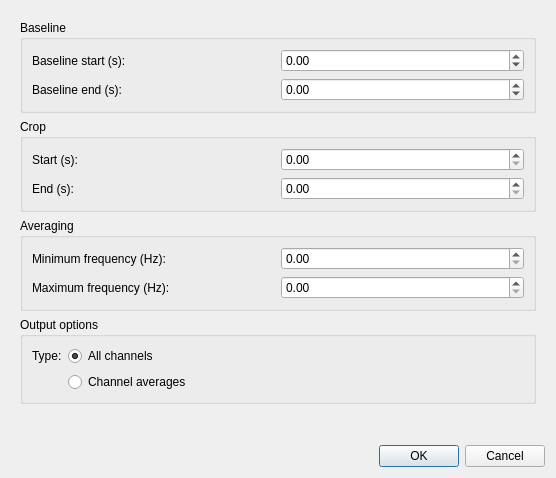
<?xml version="1.0" encoding="UTF-8"?>
<ui version="4.0">
 <class>TSEPlotDialog</class>
 <widget class="QDialog" name="TSEPlotDialog">
  <property name="geometry">
   <rect>
    <x>0</x>
    <y>0</y>
    <width>556</width>
    <height>478</height>
   </rect>
  </property>
  <property name="windowTitle">
   <string>Meggie - Plot TSE</string>
  </property>
  <layout class="QGridLayout" name="gridLayout_2">
   <item row="1" column="0">
    <layout class="QVBoxLayout" name="verticalLayout">
     <item>
      <widget class="QDialogButtonBox" name="buttonBox">
       <property name="orientation">
        <enum>Qt::Horizontal</enum>
       </property>
       <property name="standardButtons">
        <set>QDialogButtonBox::Cancel|QDialogButtonBox::Ok</set>
       </property>
      </widget>
     </item>
    </layout>
   </item>
   <item row="0" column="0">
    <widget class="QScrollArea" name="scrollArea">
     <property name="frameShape">
      <enum>QFrame::NoFrame</enum>
     </property>
     <property name="widgetResizable">
      <bool>true</bool>
     </property>
     <widget class="QWidget" name="scrollAreaWidgetContents">
      <property name="geometry">
       <rect>
        <x>0</x>
        <y>0</y>
        <width>538</width>
        <height>428</height>
       </rect>
      </property>
      <property name="minimumSize">
       <size>
        <width>0</width>
        <height>0</height>
       </size>
      </property>
      <layout class="QGridLayout" name="gridLayout_4">
       <item row="3" column="0">
        <widget class="QGroupBox" name="groupBoxCrop">
         <property name="title">
          <string>Crop</string>
         </property>
         <layout class="QGridLayout" name="gridLayout_3">
          <item row="0" column="0">
           <widget class="QLabel" name="labelCropStart">
            <property name="text">
             <string>Start (s):</string>
            </property>
           </widget>
          </item>
          <item row="0" column="1">
           <widget class="QDoubleSpinBox" name="doubleSpinBoxCropStart"/>
          </item>
          <item row="1" column="0">
           <widget class="QLabel" name="labelCropEnd">
            <property name="text">
             <string>End (s):</string>
            </property>
           </widget>
          </item>
          <item row="1" column="1">
           <widget class="QDoubleSpinBox" name="doubleSpinBoxCropEnd"/>
          </item>
         </layout>
        </widget>
       </item>
       <item row="2" column="0">
        <widget class="QGroupBox" name="groupBoxBaseline">
         <property name="title">
          <string>Baseline</string>
         </property>
         <layout class="QGridLayout" name="gridLayout_9">
          <item row="0" column="0">
           <widget class="QLabel" name="labelBaselineStart">
            <property name="text">
             <string>Baseline start (s):</string>
            </property>
           </widget>
          </item>
          <item row="1" column="0">
           <widget class="QLabel" name="labelBaselineEnd">
            <property name="text">
             <string>Baseline end (s):</string>
            </property>
           </widget>
          </item>
          <item row="1" column="1">
           <widget class="QDoubleSpinBox" name="doubleSpinBoxBaselineEnd">
            <property name="minimum">
             <double>-99.000000000000000</double>
            </property>
            <property name="singleStep">
             <double>0.100000000000000</double>
            </property>
           </widget>
          </item>
          <item row="0" column="1">
           <widget class="QDoubleSpinBox" name="doubleSpinBoxBaselineStart">
            <property name="minimum">
             <double>-99.989999999999995</double>
            </property>
            <property name="singleStep">
             <double>0.100000000000000</double>
            </property>
           </widget>
          </item>
         </layout>
        </widget>
       </item>
       <item row="4" column="0">
        <widget class="QGroupBox" name="groupBoxAveraging">
         <property name="title">
          <string>Averaging</string>
         </property>
         <layout class="QGridLayout" name="gridLayout">
          <item row="0" column="0">
           <widget class="QLabel" name="labelAveMinFreq">
            <property name="text">
             <string>Minimum frequency (Hz):</string>
            </property>
           </widget>
          </item>
          <item row="0" column="1">
           <widget class="QDoubleSpinBox" name="doubleSpinBoxAveMinFreq">
            <property name="maximum">
             <double>999.990000000000009</double>
            </property>
           </widget>
          </item>
          <item row="1" column="0">
           <widget class="QLabel" name="labelAveMaxFreq">
            <property name="text">
             <string>Maximum frequency (Hz):</string>
            </property>
           </widget>
          </item>
          <item row="1" column="1">
           <widget class="QDoubleSpinBox" name="doubleSpinBoxAveMaxFreq">
            <property name="maximum">
             <double>999.990000000000009</double>
            </property>
           </widget>
          </item>
         </layout>
        </widget>
       </item>
       <item row="5" column="0">
        <widget class="QGroupBox" name="groupBoxOutputOptions">
         <property name="title">
          <string>Output options</string>
         </property>
         <layout class="QFormLayout" name="formLayout">
          <item row="0" column="0">
           <widget class="QLabel" name="labelChannels">
            <property name="text">
             <string>Type:</string>
            </property>
           </widget>
          </item>
          <item row="0" column="1">
           <widget class="QRadioButton" name="radioButtonAllChannels">
            <property name="text">
             <string>All channels</string>
            </property>
            <property name="checked">
             <bool>true</bool>
            </property>
           </widget>
          </item>
          <item row="1" column="1">
           <widget class="QRadioButton" name="radioButtonChannelAverages">
            <property name="text">
             <string>Channel averages</string>
            </property>
           </widget>
          </item>
         </layout>
        </widget>
       </item>
       <item row="6" column="0">
        <spacer name="verticalSpacer">
         <property name="orientation">
          <enum>Qt::Vertical</enum>
         </property>
         <property name="sizeHint" stdset="0">
          <size>
           <width>20</width>
           <height>40</height>
          </size>
         </property>
        </spacer>
       </item>
      </layout>
     </widget>
    </widget>
   </item>
  </layout>
 </widget>
 <tabstops>
  <tabstop>scrollArea</tabstop>
  <tabstop>buttonBox</tabstop>
 </tabstops>
 <resources/>
 <connections>
  <connection>
   <sender>buttonBox</sender>
   <signal>accepted()</signal>
   <receiver>TSEPlotDialog</receiver>
   <slot>accept()</slot>
   <hints>
    <hint type="sourcelabel">
     <x>288</x>
     <y>647</y>
    </hint>
    <hint type="destinationlabel">
     <x>157</x>
     <y>274</y>
    </hint>
   </hints>
  </connection>
  <connection>
   <sender>buttonBox</sender>
   <signal>rejected()</signal>
   <receiver>TSEPlotDialog</receiver>
   <slot>reject()</slot>
   <hints>
    <hint type="sourcelabel">
     <x>312</x>
     <y>647</y>
    </hint>
    <hint type="destinationlabel">
     <x>286</x>
     <y>274</y>
    </hint>
   </hints>
  </connection>
 </connections>
</ui>
